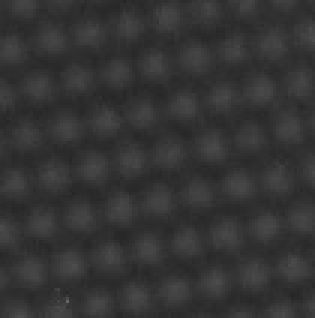
#> input picture demo/data/Sint_Au_865200X_19_cut.jpg, 105 x 106 px (shown 3 times larger)
$ python interpolation.py
#> lines starting #> are read from the running program, lines starting #| are printed output that depends on the picture; long printed decimals are rounded
### demo/imageanalysistools/rgb2gray.py
import numpy as np

# Corresponds to Matlab function rgb2gray, see https://www.mathworks.com/help/matlab/ref/rgb2gray.html
def rgb2gray(image):
	return np.dot(image[...,:3], np.array([0.2989, 0.5870, 0.1140]))

### demo/interpolation.py
## Interpolation and low pass smoothing

import os
import numpy as np
from scipy.signal import convolve2d
from matplotlib import pyplot as plt
from imageanalysistools.rgb2gray import rgb2gray

# Load in an image of gold atoms
# convert to grey-scale and to double precision
# floating point format (with double)

im = plt.imread(os.path.join('data', 'Sint_Au_865200X_19_cut.jpg'))
#> im is the input picture: shape (106, 105, 3); min 38, max 102, mean 52.7
img = np.round(rgb2gray(im))
img = img[29:50,29:45]

## Plot the original image

plt.figure(1)
plt.imshow(img, cmap='gray')
plt.title('Original discrete image.')

## Think of f as a discrete image
f = img

## Introduce a discrete coordinate system
# For this example we will let i be the integer coordinates
# in the x-direction
# and j be the integer coordinate in the y-direction

i,j=np.meshgrid(np.arange(1,np.shape(f)[1]+1),np.arange(1,np.shape(f)[0]+1))

## interpolate at point (u,v)
# using the equation $F(u,v) = \sum_i \sum_j f(i,j) g(x-i,y-j)$
# where g is the interpolation function
# In Python this is
# F(u,v) = sum(sum( f*g(x-i,y-j) ))
# or F(u,v) = sum(sum(f*h)), with h(i,j) = g(x-i,y-j)

x = 8.1
y = 12.3
sigma = 1.2
h = 1/(2*np.pi*sigma**2) * np.exp( -( (x-i)**2 + (y-j)**2 )/(2*sigma**2) ) # Here: h(i,j) = g(x-i,y-j)
F   = sum(sum(f*h))                                               # Here is the equation
#> F = 66.4
print('The interpolated value F(8.1,12.3) = ' + str(F))
#| The interpolated value F(8.1,12.3) = 66.404

## The interpolated value at coordinates (x,y) = (8.1,12.3)
# is pretty close to the value at (x,y)=(8,12)
# of f convoluted with g

xx,yy=np.meshgrid(np.arange(-5,5),np.arange(-5,5))
gg = 1/(2*np.pi*sigma**2) * np.exp( -( xx**2 + yy**2 )/(2*sigma**2) )

fconv = convolve2d(f,gg,'same')
print(fconv[11,7])
#| 66.321

print('The value of F(8,12) = ' + str(F) + ' is pretty close as it should be.')
#| The value of F(8,12) = 66.404 is pretty close as it should be.

## Image smoothed with Gaussian of width sigma = 1.2

plt.figure(2)
plt.imshow(fconv, cmap='gray')
plt.title('Image smoothed with Gaussian of width sigma = 1.2')

plt.show()
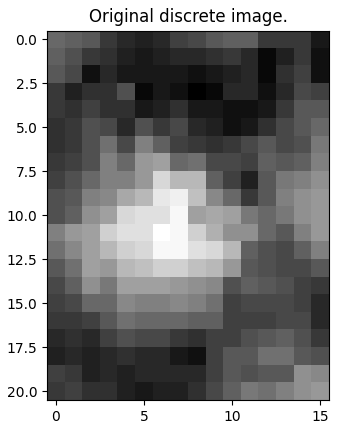
#> figure drawn by matplotlib, 1 panel
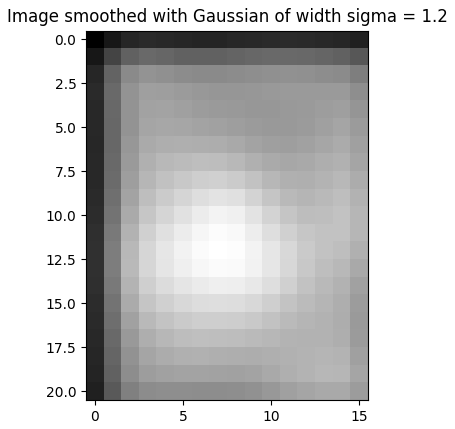
#> figure drawn by matplotlib, 1 panel

$ run again, with demo/data/IMG_3399.JPG copied over demo/data/Sint_Au_865200X_19_cut.jpg
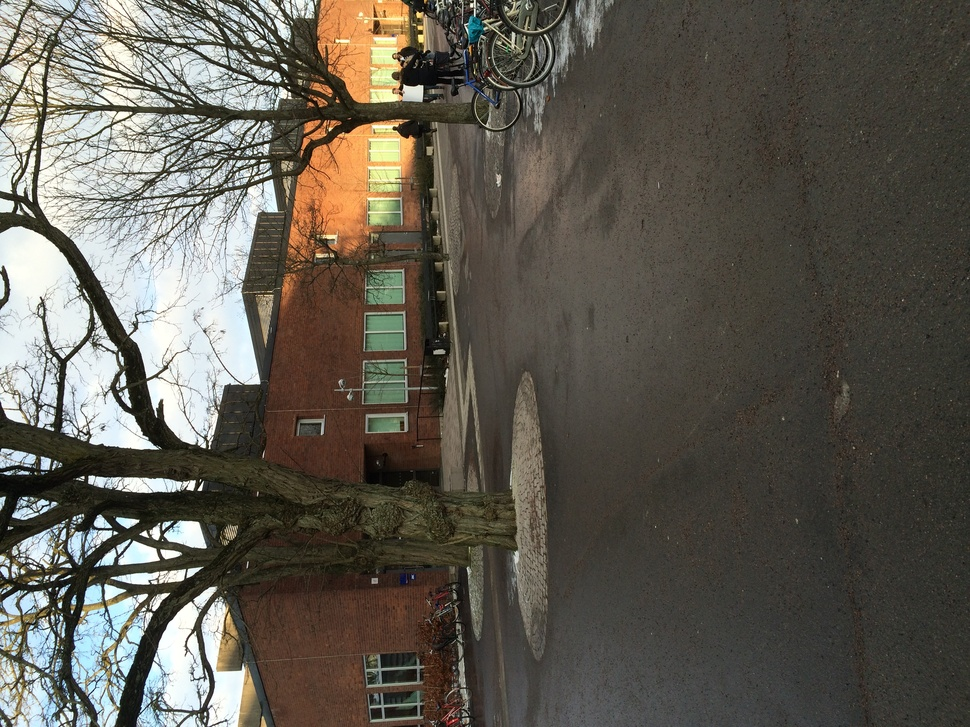
#> input picture demo/data/IMG_3399.JPG, 970 x 727 px, shrunk from 3264 x 2448 before the run
#> im is the input picture: shape (727, 970, 3); mean R, G, B 95.2, 90.9, 81.4
#> in rgb2gray, `return np.dot(image[...,:3], np.array([0.2989, 0.5870, 0.1140]))`:
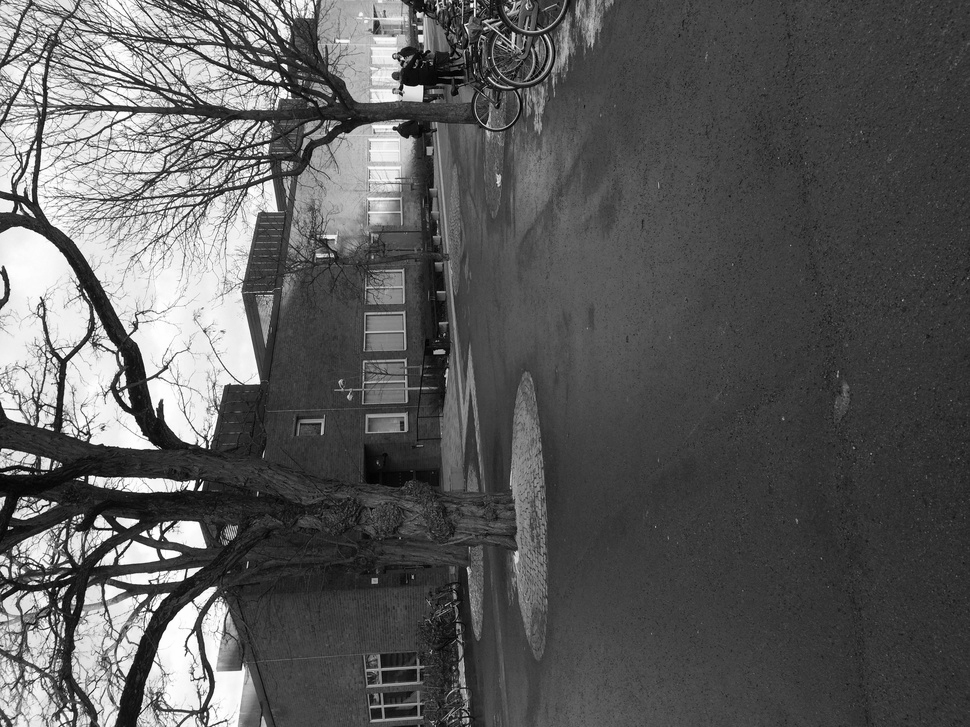
#> returned value: shape (727, 970) float64; min 0, max 255, mean 91.1
#> F = 130.3
#| The interpolated value F(8.1,12.3) = 130.321
#| 123.111
#| The value of F(8,12) = 130.321 is pretty close as it should be.
#> `plt.show()`:
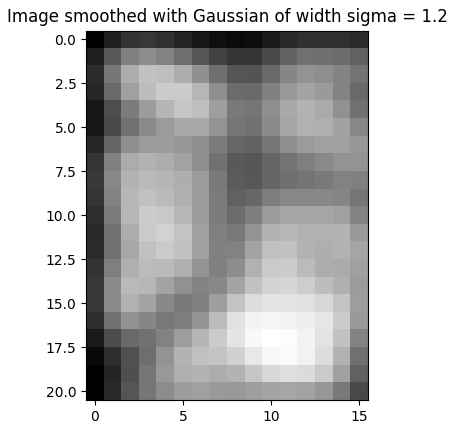
#> figure drawn by matplotlib, 1 panel

$ run again, with demo/data/IMG_3400.JPG copied over demo/data/Sint_Au_865200X_19_cut.jpg
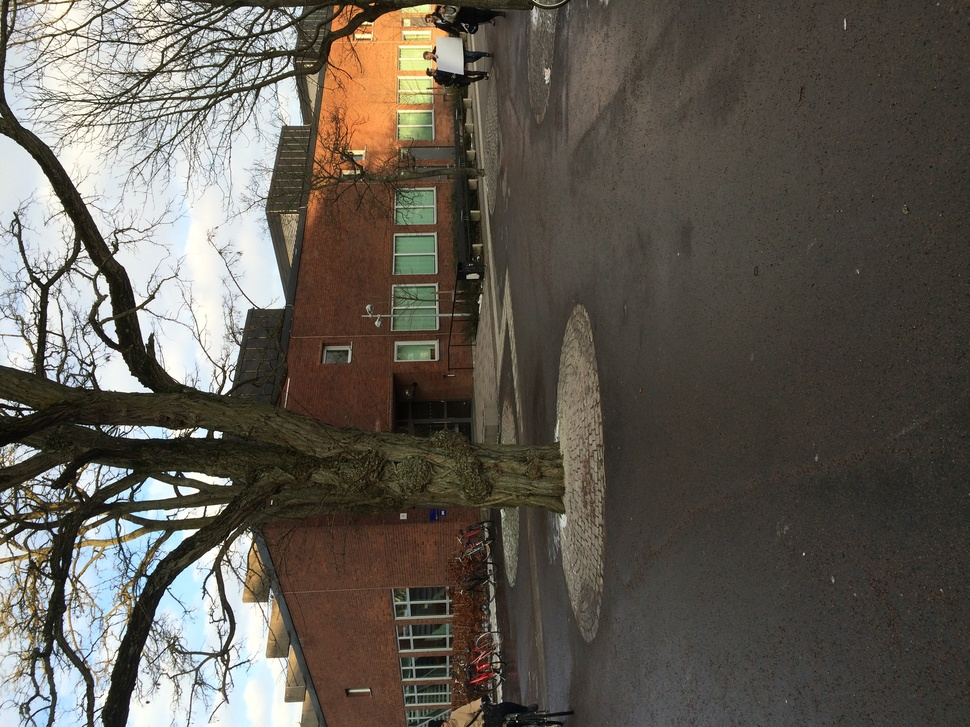
#> input picture demo/data/IMG_3400.JPG, 970 x 727 px, shrunk from 3264 x 2448 before the run
#> im is the input picture: shape (727, 970, 3); mean R, G, B 96.7, 91.3, 82.6
#> in rgb2gray, `return np.dot(image[...,:3], np.array([0.2989, 0.5870, 0.1140]))`:
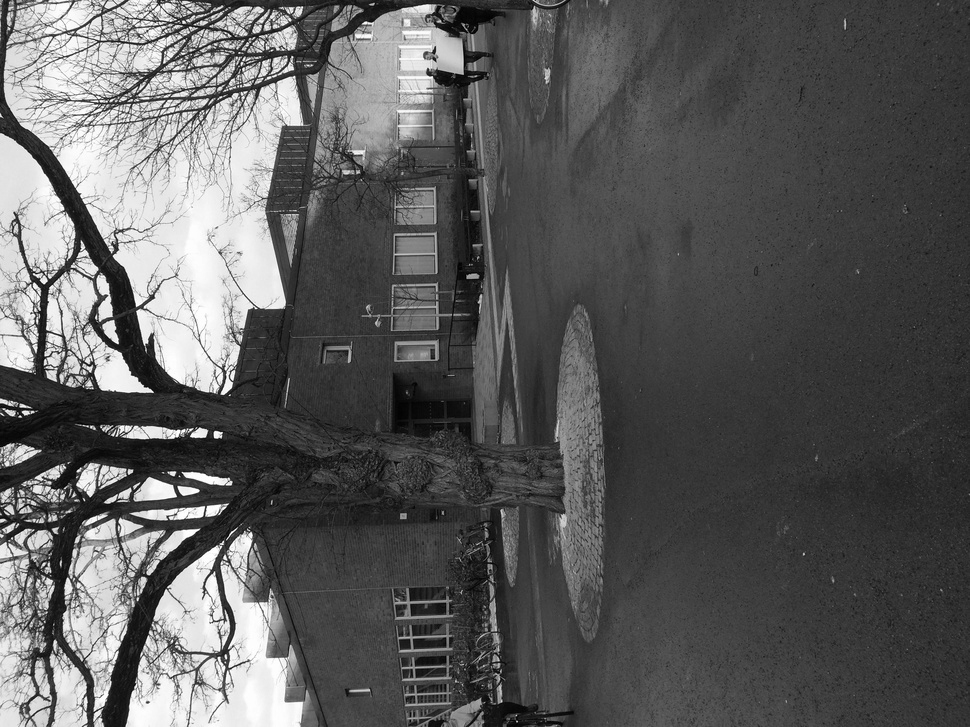
#> returned value: shape (727, 970) float64; min 0, max 255, mean 91.9
#> F = 139.9
#| The interpolated value F(8.1,12.3) = 139.873
#| 115.104
#| The value of F(8,12) = 139.873 is pretty close as it should be.
#> `plt.show()`:
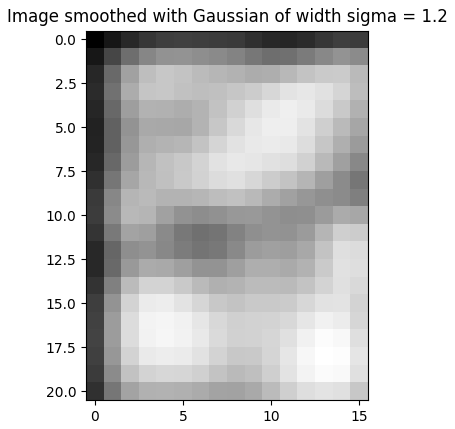
#> figure drawn by matplotlib, 1 panel
